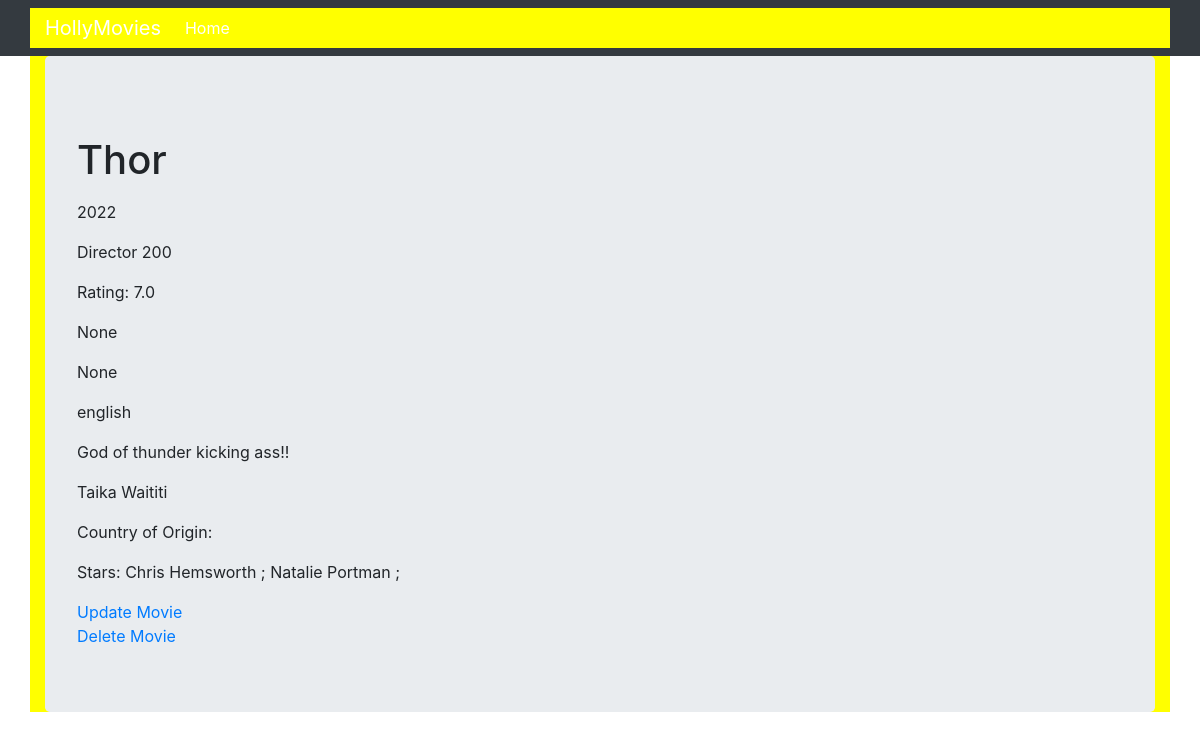
/title/1, run on the app's committed database.
### viewer/models.py (models this page shows, shortened)
class Movie(models.Model):
    title = models.CharField(max_length=100)
    release_year = models.PositiveIntegerField()
    description = models.TextField()
    average_rating = models.FloatField()
    duration = models.PositiveIntegerField()
    director = models.ForeignKey(Director, on_delete=models.DO_NOTHING, null=True, blank=True)
    langauge = models.CharField(null=True, blank=True, max_length=30, default="english")
    trailer_link = models.URLField(null=True, blank=True)
    genre = models.CharField(max_length=30, null=True, blank=True)
    country_of_origin = models.CharField(max_length=30, choices=COUNTRIES_CHOICES, default="US")
    actors = models.ManyToManyField(Actor, null=True)

class Director(models.Model):
    name = models.CharField(max_length=100)
    date_of_brith = models.DateField()
    bio = models.TextField()
    country_of_birth = models.CharField(max_length=30, choices=COUNTRIES_CHOICES, default='US')
    def __str__(self):
        return self.name

class Actor(models.Model):
    name = models.CharField(max_length=100)
    date_of_brith = models.DateField()
    bio = models.TextField()
    country_of_birth = models.CharField(max_length=30, choices=COUNTRIES_CHOICES, default='US')
    def __str__(self):
        return self.name

### viewer/views.py (the view)
# urls.py: path('title/<int:pk>', DetailMovie.as_view(), name='detail_movie'),
class DetailMovie(DetailView):
    template_name = 'detail_movie.html'
    model = Movie
    context_object_name = 'movie'

### viewer/templates/detail_movie.html
{%extends 'base.html'%}
{%block content%}
<p><h1>{{movie.title}}</h1></p>
<p>{{movie.release_year}}</p>
<p>Director {{movie.duration}}</p>
<p>Rating: {{movie.average_rating}}</p>
<p>{{movie.trailer_link}}</p>
<p>{{movie.genre}}</p>
<p>{{movie.langauge}}</p>
<p>{{movie.description}}</p>
<p>{{movie.director}}</p>
<p>Country of Origin: {{country_name}}</p>
<p>Stars:
{%for actor in movie.actors.all%}
{{actor}} ;
{%endfor%}
</p>
<a href="{% url 'update_movie' movie.id%}">Update Movie</a>
<br>
<a href="{% url 'delete_movie' movie.id%}">Delete Movie</a>
{%endblock%}

### data on the page
Movie: title "Thor", release_year "2022", duration "200", average_rating "7.0", trailer_link "None", genre "None", langauge "english", description "God of thunder kicking ass!!", director "Taika Waititi"
Actor: name "Chris Hemsworth"
Actor: name "Natalie Portman"
